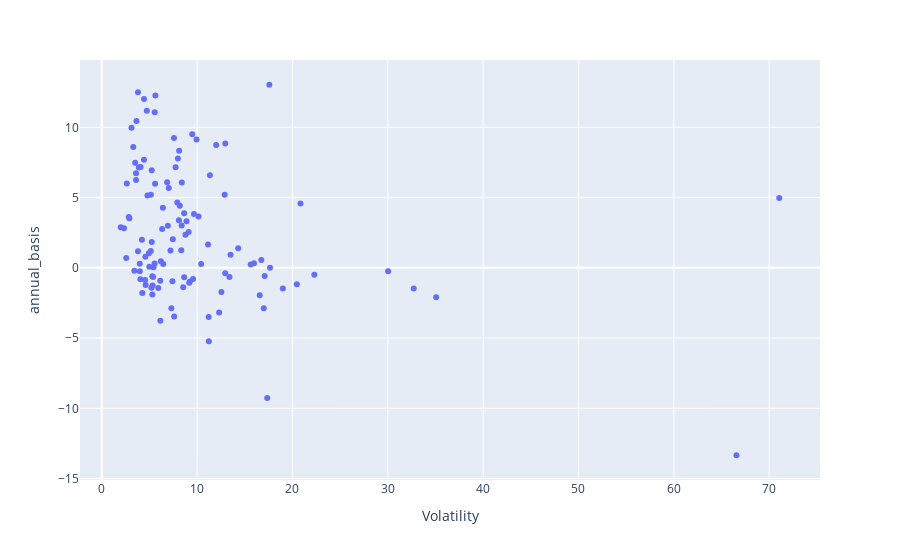

Notebook code for this chart:
### Code cell
fig = px.scatter(basis_200626, x="Volatility", y="annual_basis")

fig.show()
